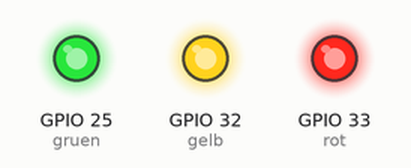
Recording of a program running on a simulated ESP32 board running MicroPython. On the bench: output pins drawn as LEDs (lit = HIGH). Threads take turns every 2 ms; what the program prints to the serial console is not drawn. At 20.0 s the program stops and its outputs stay as they are.

Above: at 0.12 s.
At 0.87 s:
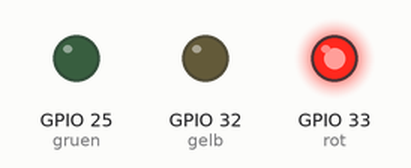
At 1.37 s:
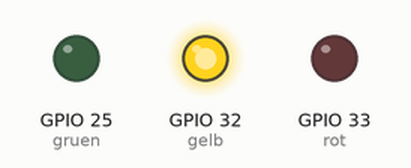
At 1.87 s:
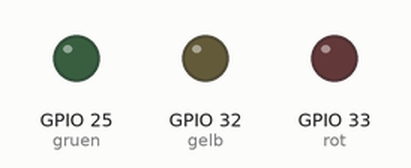
At 3.12 s:
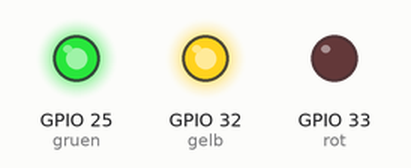
At 4.37 s:
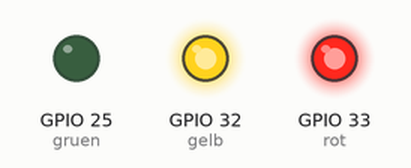
Timing chart, 0 to 4.7 s (numbered marks = the images above):
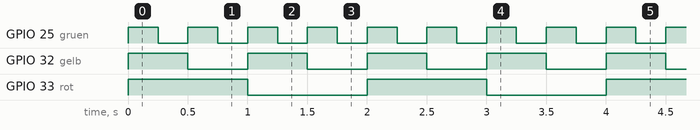

Measured:
- by itself, GPIO 25 (gruen): alternates HIGH for 0.25 s and LOW for 0.25 s, 20 changes in all, then stays LOW
- by itself, GPIO 32 (gelb): alternates HIGH for 0.50 s and LOW for 0.50 s, 20 changes in all, then stays LOW
- by itself, GPIO 33 (rot): alternates HIGH for 1.0 s and LOW for 1.0 s, 20 changes in all, then stays LOW

The program:

Blink3.py
```python
# Gleichzeitiger Blink
# mit Multithreading

from machine import Pin
import time
import _thread

rot = Pin(33, Pin.OUT)
gruen = Pin(25, Pin.OUT)
gelb = Pin(32, Pin.OUT)

anzahl = 10

def blink_rot():
    for i in range(anzahl):
        rot.on()
        time.sleep(1)
        rot.off()
        time.sleep(1)

def blink_gelb():
    for i in range(anzahl):
        gelb.on()
        time.sleep(0.5)
        gelb.off()
        time.sleep(0.5)

def blink_gruen():
    for i in range(anzahl):
        gruen.on()
        time.sleep(0.25)
        gruen.off()
        time.sleep(0.25)


_thread.start_new_thread(blink_rot,())
_thread.start_new_thread(blink_gelb,())
_thread.start_new_thread(blink_gruen,())

print("Ich bin noch nicht fertig! Ich beende nur das Hauptprogramm.")
```
